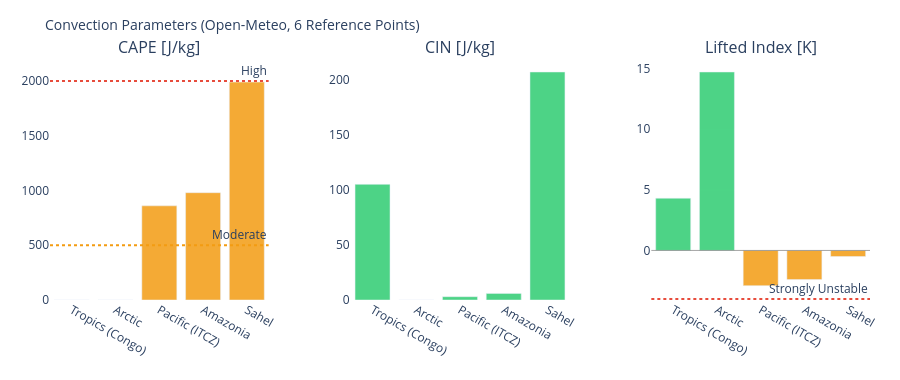

Write notebook code for a chart like this one.
### Markdown cell above
---
## 3. Visualizations

### Code cell
# ============================================================
# CAPE / CIN / LIFTED INDEX – Convection potential
# ============================================================

if not df_atm.empty:
    fig = make_subplots(
        rows=1, cols=3,
        subplot_titles=['CAPE [J/kg]', 'CIN [J/kg]', 'Lifted Index [K]'],
        horizontal_spacing=0.1
    )
    pts = df_atm['point'].tolist()
    pt_colors = ['#E85D24','#185FA5','#888780','#378ADD','#639922','#F2A623']

    # CAPE – höher = mehr Gewitterpotential
    cape_vals = df_atm['cape'].fillna(0).tolist()
    cape_colors = ['#e74c3c' if v > 2000 else '#f39c12' if v > 500 else '#2ecc71'
                   for v in cape_vals]
    fig.add_trace(go.Bar(x=pts, y=cape_vals, marker_color=cape_colors,
                         opacity=0.85, showlegend=False), row=1, col=1)
    fig.add_hline(y=2000, line_dash='dot', line_color='#e74c3c',
                  annotation_text='High', row=1, col=1)
    fig.add_hline(y=500,  line_dash='dot', line_color='#f39c12',
                  annotation_text='Moderate', row=1, col=1)

    # CIN – negativer = stärker gedeckelt (weniger Auslöse)
    cin_vals = df_atm['cin'].fillna(0).tolist()
    cin_colors = ['#e74c3c' if v < -200 else '#f39c12' if v < -50 else '#2ecc71'
                  for v in cin_vals]
    fig.add_trace(go.Bar(x=pts, y=cin_vals, marker_color=cin_colors,
                         opacity=0.85, showlegend=False), row=1, col=2)

    # Lifted Index – negativ = instabil
    li_vals = df_atm['li'].fillna(0).tolist()
    li_colors = ['#e74c3c' if v < -4 else '#f39c12' if v < 0 else '#2ecc71'
                 for v in li_vals]
    fig.add_trace(go.Bar(x=pts, y=li_vals, marker_color=li_colors,
                         opacity=0.85, showlegend=False), row=1, col=3)
    fig.add_hline(y=0, line_color='gray', line_width=0.7, row=1, col=3)
    fig.add_hline(y=-4, line_dash='dot', line_color='#e74c3c',
                  annotation_text='Strongly Unstable', row=1, col=3)

    fig.update_layout(
        title=dict(text='Convection Parameters (Open-Meteo, 6 Reference Points)', font=dict(size=14)),
        height=380, plot_bgcolor='rgba(0,0,0,0)', paper_bgcolor='rgba(0,0,0,0)',
        margin=dict(l=50, r=30, t=60, b=80)
    )
    fig.update_xaxes(tickangle=30)
    fig.show()

### Figure 1 — Plotly figure (JSON) as saved in the notebook; plotly's stock layout.template omitted (floating-point values rounded to 4 significant figures)
{"data": [{"marker": {"color": ["#2ecc71", "#2ecc71", "#f39c12", "#f39c12", "#f39c12"]}, "opacity": 0.85, "showlegend": false, "type": "bar", "x": ["Tropics (Congo)", "Arctic", "Pacific (ITCZ)", "Amazonia", "Sahel"], "xaxis": "x", "y": [0.0, 0.0, 860.0, 980.0, 1990.0], "yaxis": "y"}, {"marker": {"color": ["#2ecc71", "#2ecc71", "#2ecc71", "#2ecc71", "#2ecc71"]}, "opacity": 0.85, "showlegend": false, "type": "bar", "x": ["Tropics (Congo)", "Arctic", "Pacific (ITCZ)", "Amazonia", "Sahel"], "xaxis": "x2", "y": [105.0, 0.0, 3.0, 6.0, 207.0], "yaxis": "y2"}, {"marker": {"color": ["#2ecc71", "#2ecc71", "#f39c12", "#f39c12", "#f39c12"]}, "opacity": 0.85, "showlegend": false, "type": "bar", "x": ["Tropics (Congo)", "Arctic", "Pacific (ITCZ)", "Amazonia", "Sahel"], "xaxis": "x3", "y": [4.3, 14.7, -2.9, -2.4, -0.5], "yaxis": "y3"}], "layout": {"annotations": [{"font": {"size": 16}, "showarrow": false, "text": "CAPE [J/kg]", "x": 0.1333, "xanchor": "center", "xref": "paper", "y": 1.0, "yanchor": "bottom", "yref": "paper"}, {"font": {"size": 16}, "showarrow": false, "text": "CIN [J/kg]", "x": 0.5, "xanchor": "center", "xref": "paper", "y": 1.0, "yanchor": "bottom", "yref": "paper"}, {"font": {"size": 16}, "showarrow": false, "text": "Lifted Index [K]", "x": 0.8667, "xanchor": "center", "xref": "paper", "y": 1.0, "yanchor": "bottom", "yref": "paper"}, {"showarrow": false, "text": "High", "x": 1, "xanchor": "right", "xref": "x domain", "y": 2000, "yanchor": "bottom", "yref": "y"}, {"showarrow": false, "text": "Moderate", "x": 1, "xanchor": "right", "xref": "x domain", "y": 500, "yanchor": "bottom", "yref": "y"}, {"showarrow": false, "text": "Strongly Unstable", "x": 1, "xanchor": "right", "xref": "x3 domain", "y": -4, "yanchor": "bottom", "yref": "y3"}], "height": 380, "margin": {"b": 80, "l": 50, "r": 30, "t": 60}, "paper_bgcolor": "rgba(0,0,0,0)", "plot_bgcolor": "rgba(0,0,0,0)", "shapes": [{"line": {"color": "#e74c3c", "dash": "dot"}, "type": "line", "x0": 0, "x1": 1, "xref": "x domain", "y0": 2000, "y1": 2000, "yref": "y"}, {"line": {"color": "#f39c12", "dash": "dot"}, "type": "line", "x0": 0, "x1": 1, "xref": "x domain", "y0": 500, "y1": 500, "yref": "y"}, {"line": {"color": "gray", "width": 0.7}, "type": "line", "x0": 0, "x1": 1, "xref": "x3 domain", "y0": 0, "y1": 0, "yref": "y3"}, {"line": {"color": "#e74c3c", "dash": "dot"}, "type": "line", "x0": 0, "x1": 1, "xref": "x3 domain", "y0": -4, "y1": -4, "yref": "y3"}], "title": {"font": {"size": 14}, "text": "Convection Parameters (Open-Meteo, 6 Reference Points)"}, "xaxis": {"anchor": "y", "domain": [0.0, 0.2667], "tickangle": 30}, "xaxis2": {"anchor": "y2", "domain": [0.3667, 0.6333], "tickangle": 30}, "xaxis3": {"anchor": "y3", "domain": [0.7333, 1.0], "tickangle": 30}, "yaxis": {"anchor": "x", "domain": [0.0, 1.0]}, "yaxis2": {"anchor": "x2", "domain": [0.0, 1.0]}, "yaxis3": {"anchor": "x3", "domain": [0.0, 1.0]}}}
